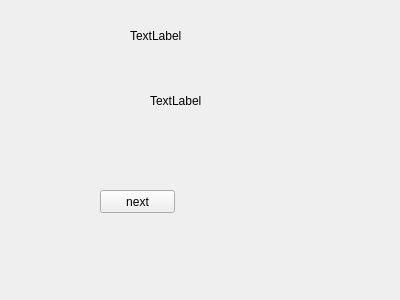
<?xml version="1.0" encoding="UTF-8"?>
<ui version="4.0">
 <class>Demo</class>
 <widget class="QWidget" name="Demo">
  <property name="geometry">
   <rect>
    <x>0</x>
    <y>0</y>
    <width>400</width>
    <height>300</height>
   </rect>
  </property>
  <property name="windowTitle">
   <string>Demo</string>
  </property>
  <widget class="QLabel" name="label">
   <property name="geometry">
    <rect>
     <x>150</x>
     <y>80</y>
     <width>151</width>
     <height>41</height>
    </rect>
   </property>
   <property name="text">
    <string>TextLabel</string>
   </property>
  </widget>
  <widget class="QPushButton" name="pushButton">
   <property name="geometry">
    <rect>
     <x>100</x>
     <y>190</y>
     <width>75</width>
     <height>23</height>
    </rect>
   </property>
   <property name="text">
    <string>next</string>
   </property>
  </widget>
  <widget class="QLabel" name="label_2">
   <property name="geometry">
    <rect>
     <x>130</x>
     <y>20</y>
     <width>171</width>
     <height>31</height>
    </rect>
   </property>
   <property name="text">
    <string>TextLabel</string>
   </property>
  </widget>
 </widget>
 <layoutdefault spacing="6" margin="11"/>
 <resources/>
 <connections/>
</ui>
